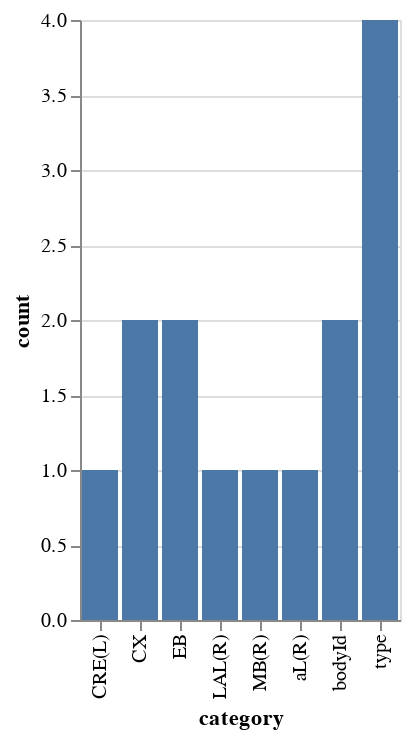

Notebook source saved alongside this figure:
### Code cell
d = df.copy()
stacked = d['nodes_constraints'].str.split(',', expand=True).stack().map(lambda x: x.strip()).reset_index(drop=True)
counts = stacked.value_counts()
counts_df = pd.DataFrame({'category': counts.index, 'count': counts.values}).reset_index(drop=True)

bars = alt.Chart(counts_df).mark_bar().encode(
    x='category:O',
    y='count:Q'
)
bars

### Figure 1 — Vega-Lite specification as saved in the notebook (floating-point values rounded to 4 significant figures)
{"config": {"view": {"continuousWidth": 400, "continuousHeight": 300}}, "data": {"name": "data-9b5353462158bd263a5a23b00469a540"}, "mark": "bar", "encoding": {"x": {"field": "category", "type": "ordinal"}, "y": {"field": "count", "type": "quantitative"}}, "$schema": "https://vega.github.io/schema/vega-lite/v4.17.0.json", "datasets": {"data-9b5353462158bd263a5a23b00469a540": [{"category": "type", "count": 4}, {"category": "EB", "count": 2}, {"category": "bodyId", "count": 2}, {"category": "CX", "count": 2}, {"category": "CRE(L)", "count": 1}, {"category": "MB(R)", "count": 1}, {"category": "aL(R)", "count": 1}, {"category": "LAL(R)", "count": 1}]}}
